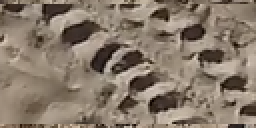
#> input picture postive/track0001.png, 128 x 64 px (shown 2 times larger); its folder holds 5 pictures in this run
$ python train_hog.py
#> lines starting #> are read from the running program, lines starting #| are printed output that depends on the picture
import numpy as np
import cv2 as cv2
import math
from sklearn import svm

def get_hog_vector(test):
    winSize = (64,64)
    blockSize = (16,16)
    blockStride = (8,8)
    cellSize = (4,4)
    nbins = 9
    derivAperture = 1
    winSigma = 4.
    histogramNormType = 0
    L2HysThreshold = 2.0000000000000001e-01
    gammaCorrection = 0
    nlevels = 64
    hog = cv2.HOGDescriptor(winSize,blockSize,blockStride,cellSize,nbins,derivAperture,winSigma,
                            histogramNormType,L2HysThreshold,gammaCorrection,nlevels)
    winStride = (8,8)
    padding = (8,8)
    locations = ((10,20),)
    # cv2.imshow('image',test)
    # cv2.waitKey(0)
    # cv2.destroyAllWindows()
    hist = hog.compute(test,winStride,padding,locations)
    return hist
positive_vector = []
negative_vector = []
labels = []#hi teacher
for i in range(1,16):
    print("/Users/Rahul/Google Drive/Personal_Projects/HOGTurtle/positive/track" +str(i).zfill(4)+".png")
    img = cv2.imread('./postive/track'+ str(i).zfill(4) + '.png')
#> img is the input picture: shape (64, 128, 3); mean B, G, R 106.9, 121.6, 135.9
    img = cv2.resize(img, (128,128))
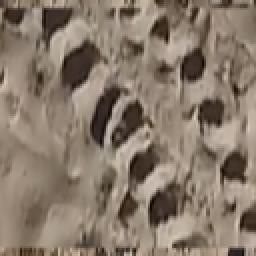
#> img: shape (128, 128, 3) (shown 2 times larger); mean B, G, R 107.1, 121.7, 136
#i failed my math final
    vctr = get_hog_vector(img)
#> in get_hog_vector, `hist = hog.compute(test,winStride,padding,locations)`: hist = 7056 values, max 0.341 at index 3359, min 0 at index 30, mean 0.0501
#> vctr has the same summary as hist in get_hog_vector
    print(vctr)
#> (printed output is left out)
    positive_vector.append(vctr)
    labels.append(1)
#> pass 2 of the loop `for i in range(1,16):`:
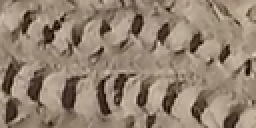
#> input picture postive/track0002.png, 128 x 64 px (shown 2 times larger)
#> img is the input picture: shape (64, 128, 3); mean B, G, R 113.3, 130.2, 147
#> `img = cv2.resize(img, (128,128))`:
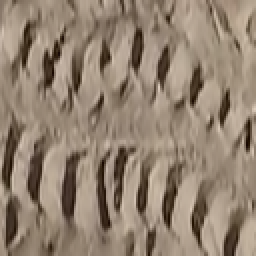
#> img: shape (128, 128, 3) (shown 2 times larger); mean B, G, R 113.4, 130.3, 147.1
#> vctr = 7056 values, max 0.314 at index 4510, min 0 at index 3, mean 0.0507
#> (printed output is left out)
#> pass 3 of the loop `for i in range(1,16):`:
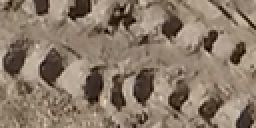
#> input picture postive/track0003.png, 128 x 64 px (shown 2 times larger)
#> img is the input picture: shape (64, 128, 3); mean B, G, R 104.8, 121.6, 138
#> `img = cv2.resize(img, (128,128))`:
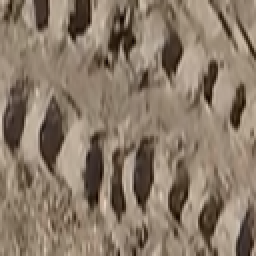
#> img: shape (128, 128, 3) (shown 2 times larger); mean B, G, R 104.9, 121.8, 138.1
#> vctr = 7056 values, max 0.34 at index 801, min 0 at index 129, mean 0.0511
#> (printed output is left out)
#> (the run stopped early here; a loop or call above may not have finished)
